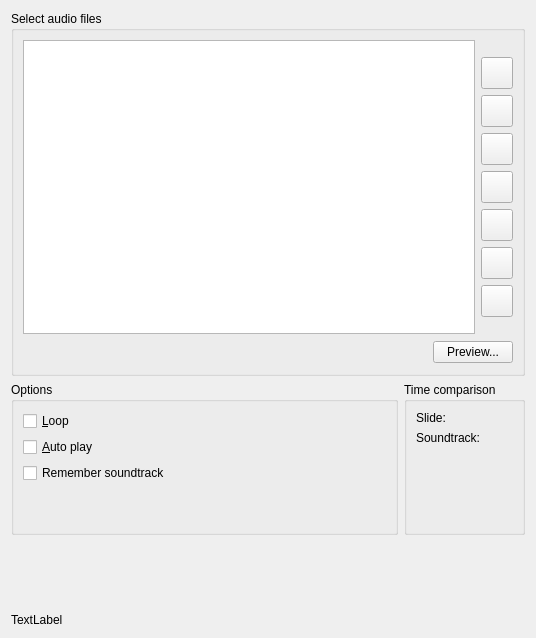
<?xml version="1.0" encoding="UTF-8"?>
<ui version="4.0">
 <class>PresentationAudioPage</class>
 <widget class="QWidget" name="PresentationAudioPage">
  <property name="geometry">
   <rect>
    <x>0</x>
    <y>0</y>
    <width>536</width>
    <height>638</height>
   </rect>
  </property>
  <layout class="QVBoxLayout" name="verticalLayout_5">
   <item>
    <widget class="QGroupBox" name="m_selectionGroupBox">
     <property name="sizePolicy">
      <sizepolicy hsizetype="Expanding" vsizetype="MinimumExpanding">
       <horstretch>0</horstretch>
       <verstretch>0</verstretch>
      </sizepolicy>
     </property>
     <property name="title">
      <string>Select audio files</string>
     </property>
     <layout class="QVBoxLayout" name="verticalLayout_3">
      <item>
       <layout class="QHBoxLayout" name="horizontalLayout_2">
        <item>
         <widget class="DigikamGenericPresentationPlugin::PresentationAudioList" name="m_SoundFilesListBox"/>
        </item>
        <item>
         <layout class="QVBoxLayout" name="verticalLayout">
          <item>
           <spacer name="spacer14_2">
            <property name="orientation">
             <enum>Qt::Vertical</enum>
            </property>
            <property name="sizeType">
             <enum>QSizePolicy::Expanding</enum>
            </property>
            <property name="sizeHint" stdset="0">
             <size>
              <width>28</width>
              <height>17</height>
             </size>
            </property>
           </spacer>
          </item>
          <item>
           <widget class="QPushButton" name="m_SoundFilesButtonUp">
            <property name="sizePolicy">
             <sizepolicy hsizetype="Fixed" vsizetype="Fixed">
              <horstretch>0</horstretch>
              <verstretch>0</verstretch>
             </sizepolicy>
            </property>
            <property name="minimumSize">
             <size>
              <width>32</width>
              <height>32</height>
             </size>
            </property>
            <property name="maximumSize">
             <size>
              <width>32</width>
              <height>32</height>
             </size>
            </property>
            <property name="sizeIncrement">
             <size>
              <width>6</width>
              <height>0</height>
             </size>
            </property>
            <property name="whatsThis">
             <string>Move the current image up in the portfolio list.</string>
            </property>
            <property name="text">
             <string/>
            </property>
           </widget>
          </item>
          <item>
           <widget class="QPushButton" name="m_SoundFilesButtonAdd">
            <property name="sizePolicy">
             <sizepolicy hsizetype="Minimum" vsizetype="Minimum">
              <horstretch>0</horstretch>
              <verstretch>0</verstretch>
             </sizepolicy>
            </property>
            <property name="minimumSize">
             <size>
              <width>32</width>
              <height>32</height>
             </size>
            </property>
            <property name="maximumSize">
             <size>
              <width>32</width>
              <height>32</height>
             </size>
            </property>
            <property name="whatsThis">
             <string>Add some image files to the portfolio list.</string>
            </property>
            <property name="text">
             <string/>
            </property>
           </widget>
          </item>
          <item>
           <widget class="QPushButton" name="m_SoundFilesButtonDelete">
            <property name="sizePolicy">
             <sizepolicy hsizetype="Minimum" vsizetype="Minimum">
              <horstretch>0</horstretch>
              <verstretch>0</verstretch>
             </sizepolicy>
            </property>
            <property name="minimumSize">
             <size>
              <width>32</width>
              <height>32</height>
             </size>
            </property>
            <property name="maximumSize">
             <size>
              <width>32</width>
              <height>32</height>
             </size>
            </property>
            <property name="whatsThis">
             <string>Remove some image files from the portfolio list.</string>
            </property>
            <property name="text">
             <string/>
            </property>
           </widget>
          </item>
          <item>
           <widget class="QPushButton" name="m_SoundFilesButtonDown">
            <property name="sizePolicy">
             <sizepolicy hsizetype="Minimum" vsizetype="Minimum">
              <horstretch>0</horstretch>
              <verstretch>0</verstretch>
             </sizepolicy>
            </property>
            <property name="minimumSize">
             <size>
              <width>32</width>
              <height>32</height>
             </size>
            </property>
            <property name="maximumSize">
             <size>
              <width>32</width>
              <height>32</height>
             </size>
            </property>
            <property name="whatsThis">
             <string>Move the current image down in the portfolio list.</string>
            </property>
            <property name="text">
             <string/>
            </property>
           </widget>
          </item>
          <item>
           <widget class="QPushButton" name="m_SoundFilesButtonLoad">
            <property name="sizePolicy">
             <sizepolicy hsizetype="Minimum" vsizetype="Minimum">
              <horstretch>0</horstretch>
              <verstretch>0</verstretch>
             </sizepolicy>
            </property>
            <property name="minimumSize">
             <size>
              <width>32</width>
              <height>32</height>
             </size>
            </property>
            <property name="maximumSize">
             <size>
              <width>32</width>
              <height>32</height>
             </size>
            </property>
            <property name="whatsThis">
             <string>Move the current image down in the portfolio list.</string>
            </property>
            <property name="text">
             <string/>
            </property>
           </widget>
          </item>
          <item>
           <widget class="QPushButton" name="m_SoundFilesButtonSave">
            <property name="sizePolicy">
             <sizepolicy hsizetype="Minimum" vsizetype="Minimum">
              <horstretch>0</horstretch>
              <verstretch>0</verstretch>
             </sizepolicy>
            </property>
            <property name="minimumSize">
             <size>
              <width>32</width>
              <height>32</height>
             </size>
            </property>
            <property name="maximumSize">
             <size>
              <width>32</width>
              <height>32</height>
             </size>
            </property>
            <property name="whatsThis">
             <string>Move the current image down in the portfolio list.</string>
            </property>
            <property name="text">
             <string/>
            </property>
           </widget>
          </item>
          <item>
           <widget class="QPushButton" name="m_SoundFilesButtonReset">
            <property name="sizePolicy">
             <sizepolicy hsizetype="Minimum" vsizetype="Minimum">
              <horstretch>0</horstretch>
              <verstretch>0</verstretch>
             </sizepolicy>
            </property>
            <property name="minimumSize">
             <size>
              <width>32</width>
              <height>32</height>
             </size>
            </property>
            <property name="maximumSize">
             <size>
              <width>32</width>
              <height>32</height>
             </size>
            </property>
            <property name="whatsThis">
             <string>Move the current image down in the portfolio list.</string>
            </property>
            <property name="text">
             <string/>
            </property>
           </widget>
          </item>
          <item>
           <spacer name="spacer14">
            <property name="orientation">
             <enum>Qt::Vertical</enum>
            </property>
            <property name="sizeType">
             <enum>QSizePolicy::Expanding</enum>
            </property>
            <property name="sizeHint" stdset="0">
             <size>
              <width>28</width>
              <height>17</height>
             </size>
            </property>
           </spacer>
          </item>
         </layout>
        </item>
       </layout>
      </item>
      <item>
       <layout class="QHBoxLayout" name="horizontalLayout_3">
        <item>
         <widget class="QLabel" name="m_timeLabel">
          <property name="sizePolicy">
           <sizepolicy hsizetype="Expanding" vsizetype="Minimum">
            <horstretch>0</horstretch>
            <verstretch>0</verstretch>
           </sizepolicy>
          </property>
          <property name="text">
           <string/>
          </property>
         </widget>
        </item>
        <item>
         <spacer name="horizontalSpacer_2">
          <property name="orientation">
           <enum>Qt::Horizontal</enum>
          </property>
          <property name="sizeHint" stdset="0">
           <size>
            <width>78</width>
            <height>24</height>
           </size>
          </property>
         </spacer>
        </item>
        <item>
         <widget class="QPushButton" name="m_previewButton">
          <property name="text">
           <string>Preview...</string>
          </property>
         </widget>
        </item>
       </layout>
      </item>
     </layout>
    </widget>
   </item>
   <item>
    <layout class="QHBoxLayout" name="horizontalLayout">
     <item>
      <widget class="QGroupBox" name="groupBox">
       <property name="sizePolicy">
        <sizepolicy hsizetype="MinimumExpanding" vsizetype="MinimumExpanding">
         <horstretch>0</horstretch>
         <verstretch>0</verstretch>
        </sizepolicy>
       </property>
       <property name="title">
        <string>Options</string>
       </property>
       <layout class="QVBoxLayout" name="verticalLayout_2">
        <item>
         <widget class="QCheckBox" name="m_loopCheckBox">
          <property name="text">
           <string>&amp;Loop</string>
          </property>
         </widget>
        </item>
        <item>
         <widget class="QCheckBox" name="m_playCheckBox">
          <property name="text">
           <string>&amp;Auto play</string>
          </property>
         </widget>
        </item>
        <item>
         <widget class="QCheckBox" name="m_rememberSoundtrack">
          <property name="text">
           <string>Remember soundtrack</string>
          </property>
         </widget>
        </item>
        <item>
         <spacer name="verticalSpacer_3">
          <property name="orientation">
           <enum>Qt::Vertical</enum>
          </property>
          <property name="sizeHint" stdset="0">
           <size>
            <width>20</width>
            <height>40</height>
           </size>
          </property>
         </spacer>
        </item>
       </layout>
      </widget>
     </item>
     <item>
      <widget class="QGroupBox" name="groupBox_2">
       <property name="title">
        <string>Time comparison</string>
       </property>
       <layout class="QVBoxLayout" name="verticalLayout_4">
        <item>
         <layout class="QGridLayout" name="gridLayout">
          <item row="0" column="0">
           <widget class="QLabel" name="label">
            <property name="text">
             <string>Slide:</string>
            </property>
           </widget>
          </item>
          <item row="0" column="1">
           <widget class="QLabel" name="m_slideTimeLabel">
            <property name="text">
             <string/>
            </property>
           </widget>
          </item>
          <item row="1" column="0">
           <widget class="QLabel" name="label_2">
            <property name="text">
             <string>Soundtrack:</string>
            </property>
           </widget>
          </item>
          <item row="1" column="1">
           <widget class="QLabel" name="m_soundtrackTimeLabel">
            <property name="text">
             <string/>
            </property>
           </widget>
          </item>
         </layout>
        </item>
        <item>
         <spacer name="verticalSpacer">
          <property name="orientation">
           <enum>Qt::Vertical</enum>
          </property>
          <property name="sizeHint" stdset="0">
           <size>
            <width>20</width>
            <height>40</height>
           </size>
          </property>
         </spacer>
        </item>
       </layout>
      </widget>
     </item>
    </layout>
   </item>
   <item>
    <spacer name="verticalSpacer_2">
     <property name="orientation">
      <enum>Qt::Vertical</enum>
     </property>
     <property name="sizeHint" stdset="0">
      <size>
       <width>20</width>
       <height>60</height>
      </size>
     </property>
    </spacer>
   </item>
   <item>
    <widget class="QLabel" name="m_statusBarLabel">
     <property name="text">
      <string notr="true">TextLabel</string>
     </property>
    </widget>
   </item>
  </layout>
 </widget>
 <customwidgets>
  <customwidget>
   <class>DigikamGenericPresentationPlugin::PresentationAudioList</class>
   <extends>QListWidget</extends>
   <header>presentationaudiolist.h</header>
  </customwidget>
 </customwidgets>
 <resources/>
 <connections/>
</ui>
